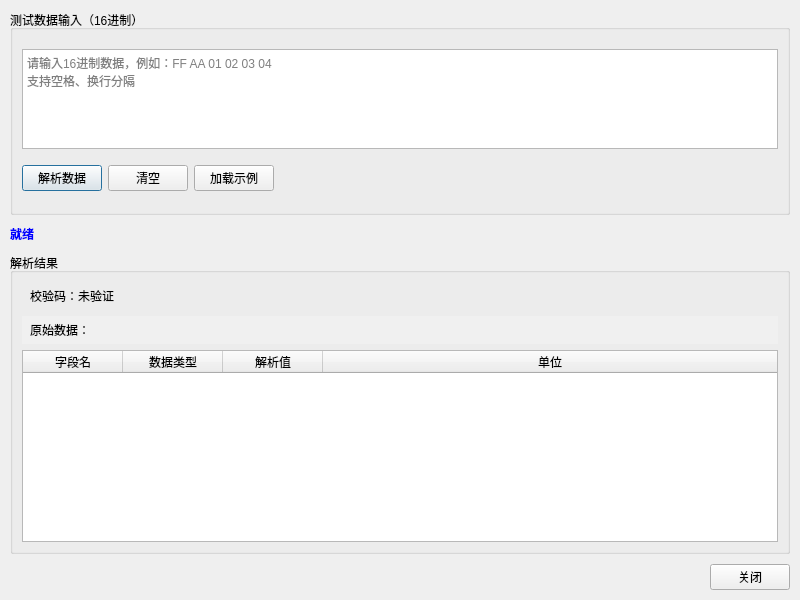
<?xml version="1.0" encoding="UTF-8"?>
<ui version="4.0">
 <class>ProtocolTestDialog</class>
 <widget class="QDialog" name="ProtocolTestDialog">
  <property name="geometry">
   <rect>
    <x>0</x>
    <y>0</y>
    <width>800</width>
    <height>600</height>
   </rect>
  </property>
  <property name="windowTitle">
   <string>协议测试</string>
  </property>
  <layout class="QVBoxLayout" name="mainLayout">
   <property name="spacing">
    <number>10</number>
   </property>
   <property name="leftMargin">
    <number>10</number>
   </property>
   <property name="topMargin">
    <number>10</number>
   </property>
   <property name="rightMargin">
    <number>10</number>
   </property>
   <property name="bottomMargin">
    <number>10</number>
   </property>
   <item>
    <widget class="QGroupBox" name="inputGroup">
     <property name="title">
      <string>测试数据输入（16进制）</string>
     </property>
     <layout class="QVBoxLayout" name="inputLayout">
      <item>
       <widget class="QTextEdit" name="inputEdit">
        <property name="maximumSize">
         <size>
          <width>16777215</width>
          <height>100</height>
         </size>
        </property>
        <property name="placeholderText">
         <string>请输入16进制数据，例如：FF AA 01 02 03 04
支持空格、换行分隔</string>
        </property>
       </widget>
      </item>
      <item>
       <layout class="QHBoxLayout" name="btnLayout">
        <item>
         <widget class="QPushButton" name="parseBtn">
          <property name="text">
           <string>解析数据</string>
          </property>
         </widget>
        </item>
        <item>
         <widget class="QPushButton" name="clearBtn">
          <property name="text">
           <string>清空</string>
          </property>
         </widget>
        </item>
        <item>
         <widget class="QPushButton" name="sampleBtn">
          <property name="text">
           <string>加载示例</string>
          </property>
         </widget>
        </item>
        <item>
         <spacer name="horizontalSpacer">
          <property name="orientation">
           <enum>Qt::Horizontal</enum>
          </property>
          <property name="sizeHint" stdset="0">
           <size>
            <width>40</width>
            <height>20</height>
           </size>
          </property>
         </spacer>
        </item>
       </layout>
      </item>
     </layout>
    </widget>
   </item>
   <item>
    <widget class="QLabel" name="statusLabel">
     <property name="text">
      <string>就绪</string>
     </property>
     <property name="styleSheet">
      <string notr="true">QLabel { color: blue; font-weight: bold; }</string>
     </property>
    </widget>
   </item>
   <item>
    <widget class="QGroupBox" name="resultGroup">
     <property name="title">
      <string>解析结果</string>
     </property>
     <layout class="QVBoxLayout" name="resultLayout">
      <item>
       <widget class="QLabel" name="checksumLabel">
        <property name="text">
         <string>校验码：未验证</string>
        </property>
        <property name="styleSheet">
         <string notr="true">QLabel { padding: 5px; }</string>
        </property>
       </widget>
      </item>
      <item>
       <widget class="QLabel" name="rawDataLabel">
        <property name="text">
         <string>原始数据：</string>
        </property>
        <property name="wordWrap">
         <bool>true</bool>
        </property>
        <property name="styleSheet">
         <string notr="true">QLabel { padding: 5px; background-color: #f0f0f0; }</string>
        </property>
       </widget>
      </item>
      <item>
       <widget class="QTableWidget" name="resultTable">
        <property name="editTriggers">
         <set>QAbstractItemView::NoEditTriggers</set>
        </property>
        <property name="selectionBehavior">
         <enum>QAbstractItemView::SelectRows</enum>
        </property>
        <attribute name="horizontalHeaderStretchLastSection">
         <bool>true</bool>
        </attribute>
        <column>
         <property name="text">
          <string>字段名</string>
         </property>
        </column>
        <column>
         <property name="text">
          <string>数据类型</string>
         </property>
        </column>
        <column>
         <property name="text">
          <string>解析值</string>
         </property>
        </column>
        <column>
         <property name="text">
          <string>单位</string>
         </property>
        </column>
       </widget>
      </item>
     </layout>
    </widget>
   </item>
   <item>
    <layout class="QHBoxLayout" name="closeBtnLayout">
     <item>
      <spacer name="horizontalSpacer_2">
       <property name="orientation">
        <enum>Qt::Horizontal</enum>
       </property>
       <property name="sizeHint" stdset="0">
        <size>
         <width>40</width>
         <height>20</height>
        </size>
       </property>
      </spacer>
     </item>
     <item>
      <widget class="QPushButton" name="closeBtn">
       <property name="text">
        <string>关闭</string>
       </property>
      </widget>
     </item>
    </layout>
   </item>
  </layout>
 </widget>
 <resources/>
 <connections/>
</ui>
